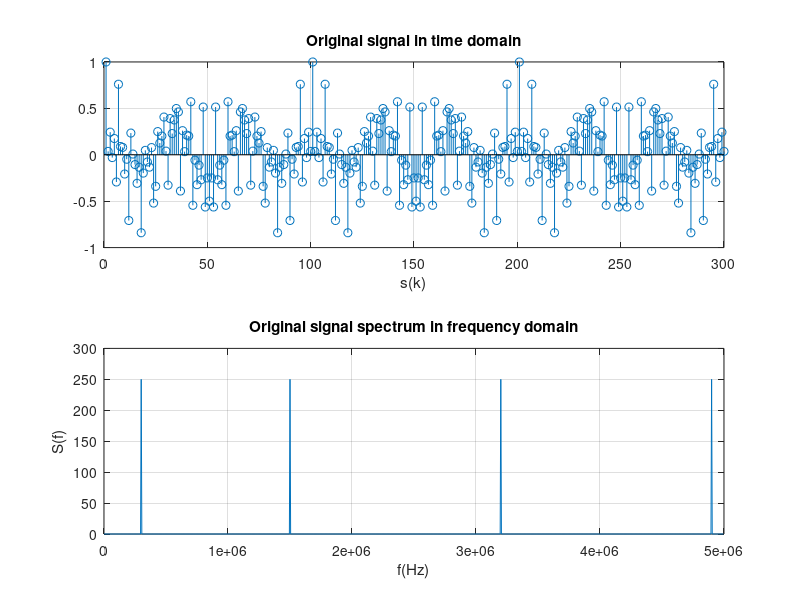

Source code (MATLAB): (Note: this script raises an error after producing the figure.)
% Generating signals
Fs = 10e6; % Fs=10MHz
f1 = 0.3e6;

f2 = 1.5e6;

f3 = 3.2e6;

f4 = 4.9e6;

t = 0 : 1/Fs : 1;
s1 = cos((2 * pi * f1) .* t);

s2 = cos((2 * pi * f2) .* t);

s3 = cos((2 * pi * f3) .* t);

s4 = cos((2 * pi * f4) .* t);

s = (s1 + s2 + s3 + s4 ) ./ 4;
% add them and get mean
figure(1);
subplot(2,1,1); stem(s(1:300)); grid;
title('Original signal in time domain');
xlabel('k');
xlabel('s(k)');


len=2000;
f = Fs .* (0 :len/2-1) ./ len ;
y=fft(s,len);

subplot(2,1,2);
plot(f, abs(y(1:len/2))); grid;
% plot original signal s on the frequency domain
title('Original signal spectrum in frequency domain')
xlabel('f(Hz)');
ylabel('S(f)');


%load('./a.mat');
%load('./b.mat');


%fid=fopen('/Users/edith_lzh/Documents/MATLAB/input.txt'); % load output from verilog
%output=zeros(2000,1);
%m=1;
%%%%%%% 2's complement 2 signed decimal
%while(m< 2001)
%    qq=fgetl(fid);
%    if (qq(1)=='1')
%        output(m,1)=bin2dec(qq)-2^8;
%    else output(m,1)=bin2dec(qq);
%    end
%    output(m,1)=fgetl(fid);
%    m=m+1;
%end
%a=load('/Users/edith_lzh/Documents/MATLAB/a.mat');
%b=load('/Users/edith_lzh/Documents/MATLAB/b.mat');
output = load('/Users/edith_lzh/Documents/MATLAB/output.txt');
%s_bp=filter(b,a,s);
%y_bp=fft(s_bp,len); 
y_bp=fft(output,len); % do len points FFT transform on the signal s_bp
figure(2);
subplot(2,1,1);

output1=output';
stem(output(1:2001)); grid;
%stem(s_bp(1:200)); grid;
%plot(t(100:200),s2(100:200),'blue',t(100:200),output(100:200),'red');grid;xlim([0.01 0.02]) 
%legend('Original  signal'); 
title('Comparison of signal before and after filtering'); 
xlabel('t(s)');
ylabel('s(t)'); 
subplot(2,1,2);
plot(f,abs(y_bp(1:len/2)));grid;
title('Filtered signal spectrum in frequency domain'); 
xlabel('f (Hz)');
ylabel('S(f)');


